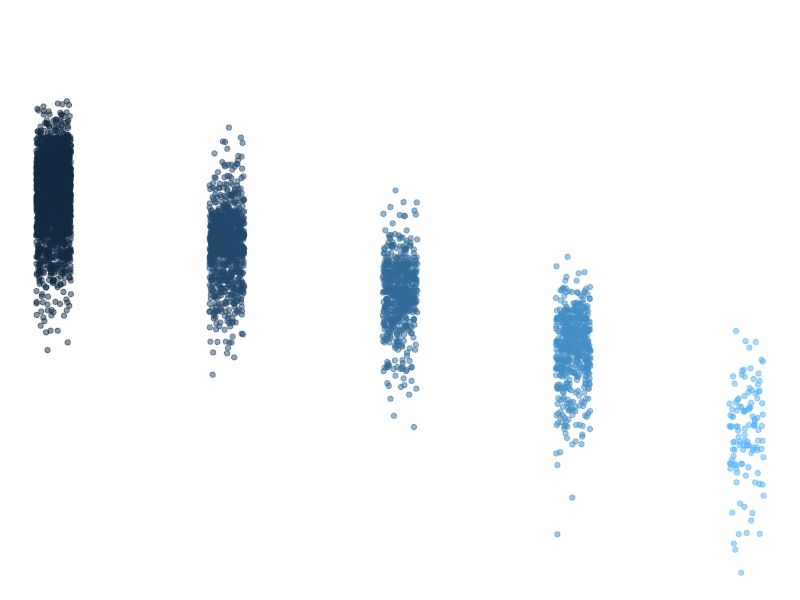

Recreate this plot in R.
## ---- chunk 1
knitr::opts_chunk$set(echo = TRUE)
library(tidyverse)
## ---- chunk 2
summary(storms)
## ---- chunk 3
names(storms)
## ---- chunk 4
ggplot(data = storms, aes(x = category, y = pressure)) +
  geom_jitter(width = 0.1, 
              alpha = 0.5,
              aes(color = category),
              show.legend = FALSE) +
  labs(x = "Storm Category", # edited
       y = "Air pressure at storm center (millibars)"
       ) +
  theme_void()
